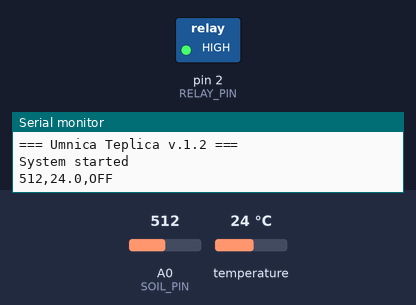
The sketch below on a simulated Arduino Uno, built with avr-gcc and run on an emulated ATmega328P. On the bench: switched loads named in the sketch (green lamp = pin HIGH), the last lines printed to the serial monitor. The inputs (shaded band) are chosen by the test bench; at power-on: A0 (SOIL_PIN) = 512, temperature 24 °C.

Above: at 2.2 s.
2.3 s: A0 (SOIL_PIN) set to 358
5.9 s: A0 (SOIL_PIN) set to 338
At 8.1 s:
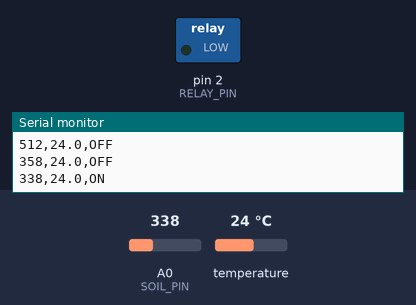
9.5 s: temperature set to 27.6 °C
13.1 s: temperature set to 28.7 °C
19.8 s: A0 (SOIL_PIN) set to 582
23.4 s: A0 (SOIL_PIN) set to 613
At 27.2 s:
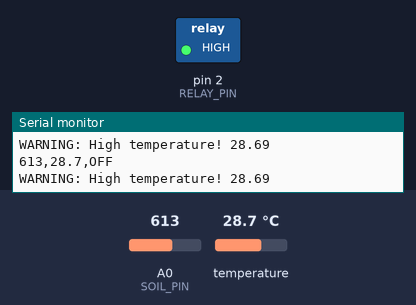
Timing chart, 0 to 28.7 s (numbered marks = the images above; inputs shaded):
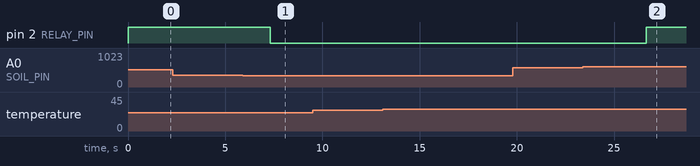

Measured:
- the behaviour switches between 350 and 349 on A0 (SOIL_PIN) (found by bisection; images 0 and 1)
- the behaviour switches between 600 and 601 on A0 (SOIL_PIN) (found by bisection; images 1 and 2)
- after the input at 5.9 s, pin 2 (RELAY_PIN): HIGH → LOW after 1.4 s
- after the input at 23.4 s, pin 2 (RELAY_PIN): LOW → HIGH after 3.3 s

The sketch:

sketch_sep13a________.ino
```cpp
#include <OneWire.h>
#include <DallasTemperature.h>

const int RELAY_PIN = 2;
const int SOIL_PIN = A0;
const int TEMP_PIN = 3;

const int SOIL_DRY = 350;
const int SOIL_WET = 600;
const float MAX_TEMP = 28.0;

OneWire oneWire(TEMP_PIN);
DallasTemperature sensors(&oneWire);

int soilMoisture = 0;
float temperature = 0.0;
bool pumpIsOn = false;

void setup() {
  pinMode(RELAY_PIN, OUTPUT);
  digitalWrite(RELAY_PIN, HIGH);

  Serial.begin(9600);
  sensors.begin();
  delay(1000);

  Serial.println("=== Umnica Teplica v.1.2 ===");
  Serial.println("System started");
}

void loop() {
  soilMoisture = analogRead(SOIL_PIN);

  sensors.requestTemperatures();
  temperature = sensors.getTempCByIndex(0);

  if (soilMoisture < SOIL_DRY && !pumpIsOn) {
    digitalWrite(RELAY_PIN, LOW);
    pumpIsOn = true;
  }

  if (soilMoisture > SOIL_WET && pumpIsOn) {
    digitalWrite(RELAY_PIN, HIGH);
    pumpIsOn = false;
  }

  Serial.print(soilMoisture);
  Serial.print(",");
  Serial.print(temperature, 1);
  Serial.print(",");
  Serial.println(pumpIsOn ? "ON" : "OFF");

  if (temperature > MAX_TEMP) {
    Serial.print("WARNING: High temperature! ");
    Serial.println(temperature);
  }

  if (temperature == -127.0) {
    Serial.println("WARNING: Temp sensor not found!");
  }

  delay(2000);
}
```
